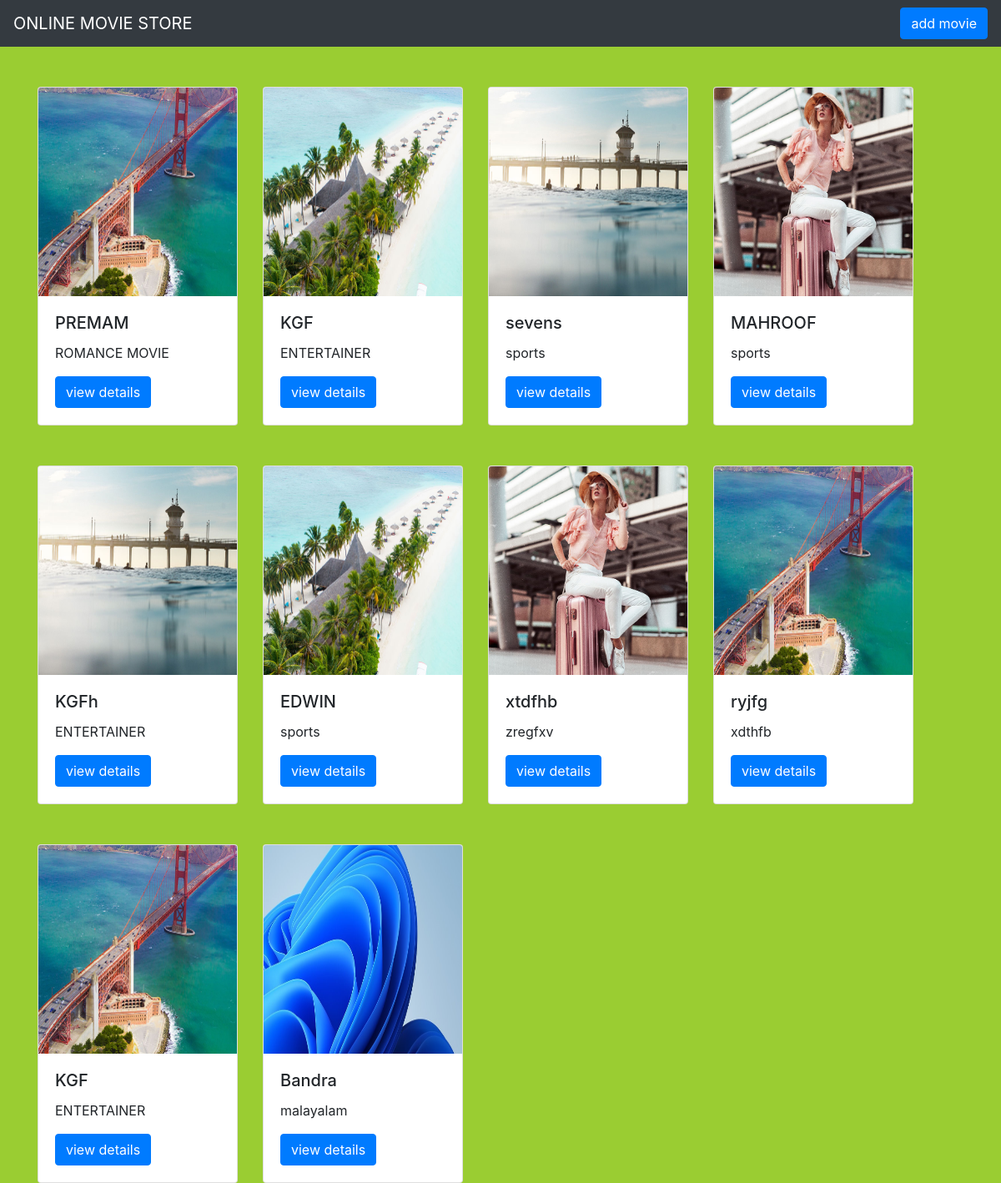
The page / on the database its author committed.
### movieapp/models.py (models this page shows, shortened)
class Movie(models.Model):
    name = models.CharField(max_length=250)
    desc = models.TextField()
    img = models.ImageField(upload_to='gallery')

### movieapp/views.py (the view)
# urls.py: path('', views.index, name='index'),
def index(request):
    movie = Movie.objects.all()
    context = {'mlist': movie}
    return render(request, 'index.html', context)

### templates/index.html
{% extends 'base.html' %}
{% block body %}
<div class="container">
    <div class="row">
        {% for i in mlist %}
        <div class="mt-5">
        <div class="col-md-3">
            <div class="card" style="width:15rem;">
  <img class="card-img-top" src="{{i.img.url}}" alt="..." width="100px" height="250px">
  <div class="card-body">
    <h5 class="card-title">{{i.name}}</h5>
    <p class="card-text">{{i.desc}}</p>
    <a href="{% url 'movieapp:details' i.id %}" class="btn btn-primary">view details</a>
  </div>
</div>
            </div>
        </div>
        {% endfor %}
    </div>
</div>
{% endblock %}

### templates/base.html (shortened to what this page needs)
{% load static %}
<html lang="en">
<head>
    <link rel="stylesheet" href="https://cdn.jsdelivr.net/npm/bootstrap@4.0.0/dist/css/bootstrap.min.css">
    <link rel="stylesheet" href="{% static 'style.css' %}">
</head>
<nav class="navbar navbar-dark bg-dark">
<a class="navbar-brand" href="#">
       ONLINE MOVIE STORE </a>
        <a href="{% url 'movieapp:add_movie' %}" class="btn btn-primary">add movie</a>
</nav>
{% block body %}
{% endblock %}
</body>
</html>
<body style="background-color:yellowgreen">

### static/style.css (style rules this page uses)
body { background-color:green; }

### rows shown on the page
Movie: img (picture), name "PREMAM", desc "ROMANCE MOVIE"
Movie: img (picture), name "KGF", desc "ENTERTAINER"
Movie: img (picture), name "sevens", desc "sports"
Movie: img (picture), name "MAHROOF", desc "sports"
Movie: img (picture), name "KGFh", desc "ENTERTAINER"
Movie: img (picture), name "EDWIN", desc "sports"
Movie: img (picture), name "xtdfhb", desc "zregfxv"
Movie: img (picture), name "ryjfg", desc "xdthfb"
Movie: img (picture), name "KGF", desc "ENTERTAINER"
Movie: img (picture), name "Bandra", desc "malayalam"
